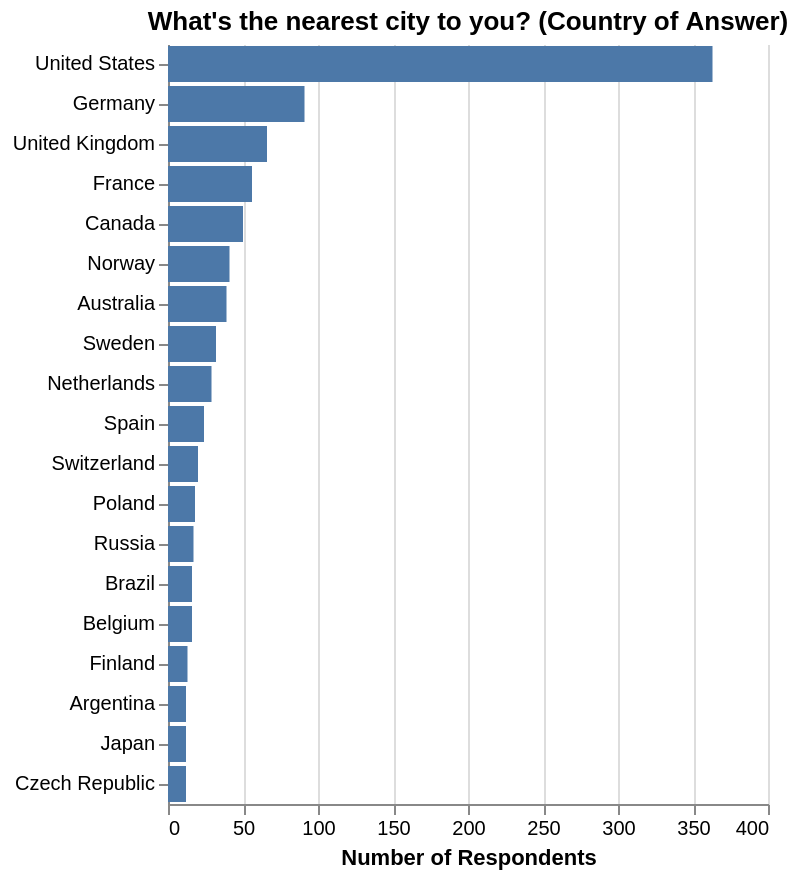

Source (Vega-Lite JSON):
### Vega-Lite specification from a JSON file in a GitHub repository (floating-point values rounded to 4 significant figures)
{"$schema": "https://vega.github.io/schema/vega-lite/v3.json", "title": "What's the nearest city to you? (Country of Answer)", "data": {"values": "nearest-city-country,count,year\nUnited States,363,2018\nGermany,91,2018\nUnited Kingdom,66,2018\nFrance,56,2018\nCanada,50,2018\nNorway,41,2018\nAustralia,39,2018\nSweden,32,2018\nNetherlands,29,2018\nSpain,24,2018\nSwitzerland,20,2018\nPoland,18,2018\nRussia,17,2018\nBrazil,16,2018\nBelgium,16,2018\nFinland,13,2018\nArgentina,12,2018\nJapan,12,2018\nCzech Republic,12,2018\n", "format": {"type": "csv"}}, "config": {"view": {"stroke": "transparent"}, "axis": {"domainWidth": 1}}, "encoding": {"x": {"field": "count", "type": "quantitative", "axis": {"title": "Number of Respondents"}}, "y": {"field": "nearest-city-country", "type": "nominal", "axis": {"title": null}, "sort": {"field": "count", "order": "descending", "op": "sum"}}}, "mark": "bar"}
